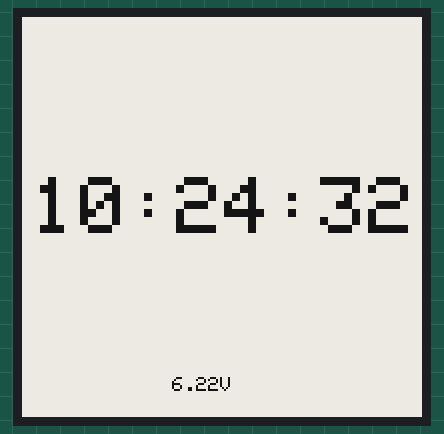
Bench run of a sketch on a simulated Arduino Uno, built for the host (arithmetic inside an expression is 32-bit, double 64-bit). Parts: 200×200 one-colour display. The local clock reads 2024-03-15 10:24:30 at power-on unless the sketch sets it.

Above: at 2.8 s.
At 6.6 s:
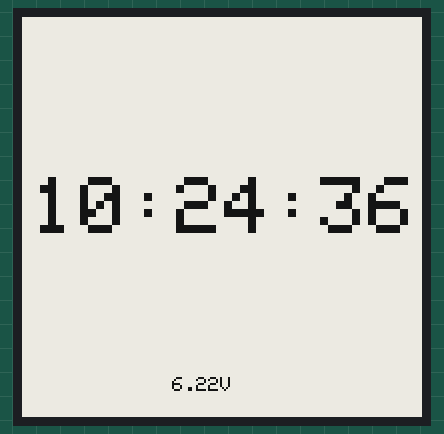
At 11.6 s:
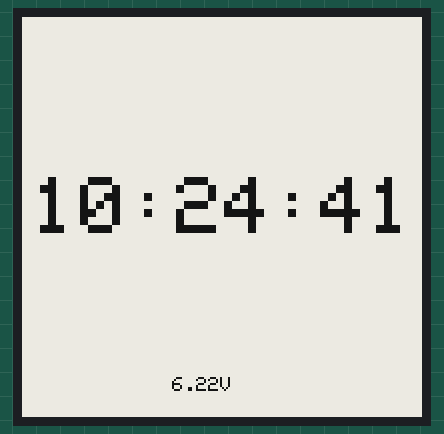
At 20.6 s:
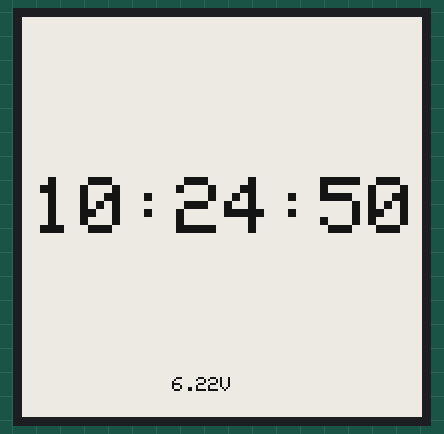
At 29.6 s:
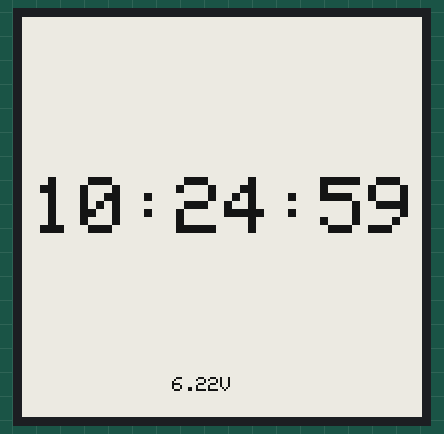
At 38.6 s:
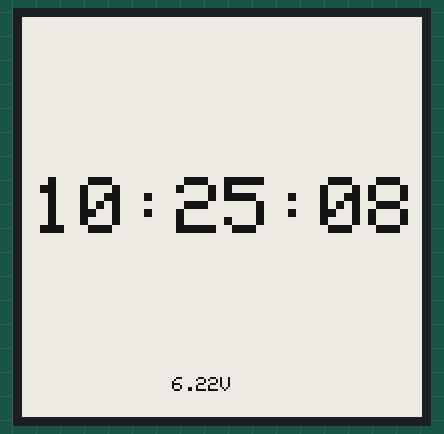

Measured:
- what the display in image 0 shows lasts 0.7 s, from 2.8 s to 3.5 s
- what the display in image 1 shows lasts 1.0 s, from 6.5 s to 7.5 s

The sketch:

05_PartialRefresh.ino
```cpp
#include <GxEPD2_BW.h>
#include <Adafruit_GFX.h>
#include <Wire.h>
#include "RTClib.h"

GxEPD2_BW<GxEPD2_154_D67, 32> display(GxEPD2_154_D67(/*CS=*/ 10, /*DC=*/ 9, /*RST=*/ 8, /*BUSY=*/ 7));
RTC_PCF8563 rtc;

int lastSecond = -1;

float getBatteryVoltage() {
  ADMUX = _BV(REFS0) | _BV(MUX3) | _BV(MUX2) | _BV(MUX1);
  delay(2);
  ADCSRA |= _BV(ADSC);
  while (bit_is_set(ADCSRA, ADSC));
  uint8_t low  = ADCL;
  uint8_t high = ADCH;
  long result = (high << 8) | low;
  // Using your calibrated constant
  float vcc = 1400000L / result;
  return vcc / 1000.0;
}

void setup() {
  Wire.begin();
  rtc.begin();

  display.init(0, true);
  display.setRotation(3);
  display.setTextColor(GxEPD_BLACK);

  // Initial Full Clear
  display.setFullWindow();
  display.firstPage();
  do {
     display.fillScreen(GxEPD_WHITE);
  } while (display.nextPage());
}

void loop() {
  DateTime now = rtc.now();

  // Update every single second
  if (now.second() != lastSecond) {
    lastSecond = now.second();
    float batt = getBatteryVoltage();

    // Partial window prevents the black/white flash
    display.setPartialWindow(0, 0, display.width(), display.height());

    display.firstPage();
    do {
      display.fillScreen(GxEPD_WHITE);

      // --- Time (HH:MM:SS) ---
      display.setCursor(5, 80); // Moved left to fit seconds
      display.setTextSize(4);   // Slightly smaller to fit 8 characters

      if(now.hour() < 10) display.print('0');
      display.print(now.hour());
      display.print(':');
      if(now.minute() < 10) display.print('0');
      display.print(now.minute());
      display.print(':');
      if(now.second() < 10) display.print('0');
      display.print(now.second());

      // --- Battery ---
      display.setTextSize(1);
      display.setCursor(75, 180);
      display.print(batt);
      display.print("V");

    } while (display.nextPage());
  }
  // No delay needed, the loop will spin until the next second
}
```
